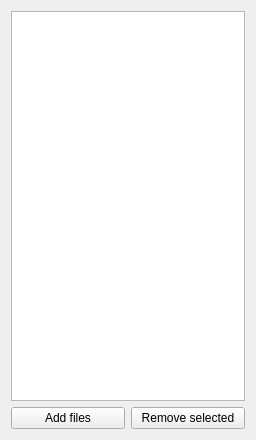
<ui version="4.0" >
 <class>FilesSelectionWidget</class>
 <widget class="QWidget" name="FilesSelectionWidget" >
  <property name="geometry" >
   <rect>
    <x>0</x>
    <y>0</y>
    <width>256</width>
    <height>440</height>
   </rect>
  </property>
  <property name="windowTitle" >
   <string>Form</string>
  </property>
  <layout class="QGridLayout" >
   <item row="0" column="0" colspan="2" >
    <widget class="QListWidget" name="lwFiles" >
     <property name="selectionMode" >
      <enum>QAbstractItemView::ExtendedSelection</enum>
     </property>
    </widget>
   </item>
   <item row="1" column="0" >
    <widget class="QPushButton" name="pbAddFiles" >
     <property name="text" >
      <string>Add files</string>
     </property>
    </widget>
   </item>
   <item row="1" column="1" >
    <widget class="QPushButton" name="pbRemoveSelected" >
     <property name="text" >
      <string>Remove selected</string>
     </property>
    </widget>
   </item>
  </layout>
 </widget>
 <tabstops>
  <tabstop>lwFiles</tabstop>
  <tabstop>pbAddFiles</tabstop>
  <tabstop>pbRemoveSelected</tabstop>
 </tabstops>
 <resources/>
 <connections/>
</ui>
